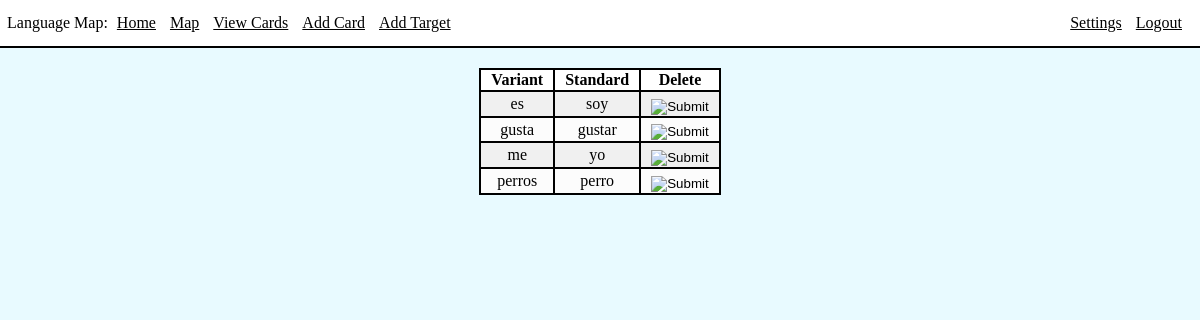
/variants (signed in), run on the app's committed database.
### app/models.py (models this page shows, shortened)
class Variant(db.Model):
    id = db.Column(db.Integer, primary_key=True)
    varWord = db.Column(db.String(20), index=True)
    standardID = db.Column(db.Integer, db.ForeignKey('card.id'))

class Card(db.Model):
    id = db.Column(db.Integer, primary_key=True)
    word = db.Column(db.String(64), index=True, unique=True)
    translation = db.Column(db.String(1000), index=True)
    status = db.Column(db.String(64), index=True)
    variants = db.relationship("Variant", backref='card', lazy=True)

### app/routes.py (the view)
@app.route('/variants', methods=['GET', 'POST'])
@login_required
def variants():
    variants = Variant.query.filter().order_by(Variant.varWord)
    return render_template('variants.html', title='Manage Variants', variants=variants)

### app/models.py (called while the page is built)
@login.user_loader
def load_user(id):
    return User.query.get(int(id))

### app/templates/variants.html
{% extends 'base.html' %}
{% block content %}
    <div class="int">
        <table>
            <thead>
                <th>Variant</th>
                <th>Standard</th>
                <th>Delete</th>
            </thead>
            <tbody>
            {% for variant in variants %}
            <tr>
                <td>{{ variant.varWord }}</td>
                <td>{{ variant.card.word }}</td>
                <td>
                    <form action="{{ url_for('deleteVariant', variantID=variant.id) }}" method="POST">
                        <input type="image" class="btnimg" src="../static/images/delete.png">
                    </form>
                </td>
            </tr>
            {% endfor %}
            </tbody>
        </table>
    </div>
{% endblock %}

### app/static/style.css (style rules this page uses)
html, body { background-color: rgb(232, 250, 255); margin: 0px; padding: 0px; }
.int { margin: 20px; }
table { margin-left: auto; margin-right: auto; border: 2px solid black; text-align: center; border-collapse: collapse; }
thead { background-color: white; }
th, td { border: 2px solid black; padding-left: 10px; padding-right: 10px; }
tbody { background-color: rgb(240, 240, 240); }
tr:nth-child(even) { background-color: rgb(252, 252, 252); }
.btnimg { position: relative; margin-top: 10%; margin-left: auto; }

### data on the page
Variant: varWord "es", card.word "soy"
Variant: varWord "gusta", card.word "gustar"
Variant: varWord "me", card.word "yo"
Variant: varWord "perros", card.word "perro"
